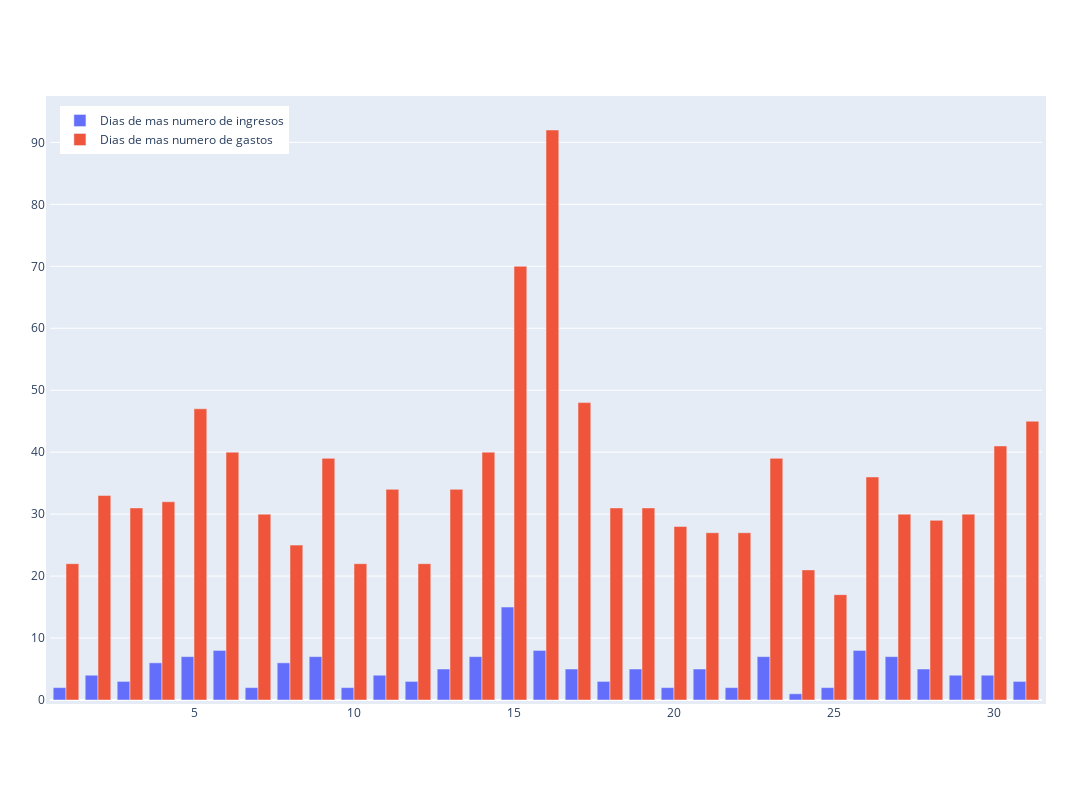

Source (notebook cell):
### Code cell
fig = go.Figure()
fig.add_trace(go.Bar(name='Dias de mas numero de ingresos', x=patrones['dias_mas_ingresos'].index, y=patrones['dias_mas_ingresos']))
fig.add_trace(go.Bar(name='Dias de mas numero de gastos', x=patrones['dias_mas_gastos'].index, y=patrones['dias_mas_gastos']))

fig.update_layout(
    autosize=False,
    width=1600,
    height=800,
    margin=dict(
        l=50,
        r=50,
        b=100,
        t=100,
        pad=4
    ),
    legend=dict(
    yanchor="top",
    y=0.99,
    xanchor="left",
    x=0.01
)
)

fig.show()

### Figure 1 — Plotly figure (JSON) as saved in the notebook; plotly's stock layout.template omitted (floating-point values rounded to 4 significant figures)
{"data": [{"name": "Dias de mas numero de ingresos", "type": "bar", "x": [1, 2, 3, 4, 5, 6, 7, 8, 9, 10, 11, 12, 13, 14, 15, 16, 17, 18, 19, 20, 21, 22, 23, 24, 25, 26, 27, 28, 29, 30, 31], "y": [2, 4, 3, 6, 7, 8, 2, 6, 7, 2, 4, 3, 5, 7, 15, 8, 5, 3, 5, 2, 5, 2, 7, 1, 2, 8, 7, 5, 4, 4, 3]}, {"name": "Dias de mas numero de gastos", "type": "bar", "x": [1, 2, 3, 4, 5, 6, 7, 8, 9, 10, 11, 12, 13, 14, 15, 16, 17, 18, 19, 20, 21, 22, 23, 24, 25, 26, 27, 28, 29, 30, 31], "y": [22, 33, 31, 32, 47, 40, 30, 25, 39, 22, 34, 22, 34, 40, 70, 92, 48, 31, 31, 28, 27, 27, 39, 21, 17, 36, 30, 29, 30, 41, 45]}], "layout": {"autosize": false, "height": 800, "legend": {"x": 0.01, "xanchor": "left", "y": 0.99, "yanchor": "top"}, "margin": {"b": 100, "l": 50, "pad": 4, "r": 50, "t": 100}, "width": 1600, "xaxis": {"autorange": true, "range": [0.5, 31.5], "type": "linear"}, "yaxis": {"autorange": true, "range": [0, 96.84], "type": "linear"}}}
